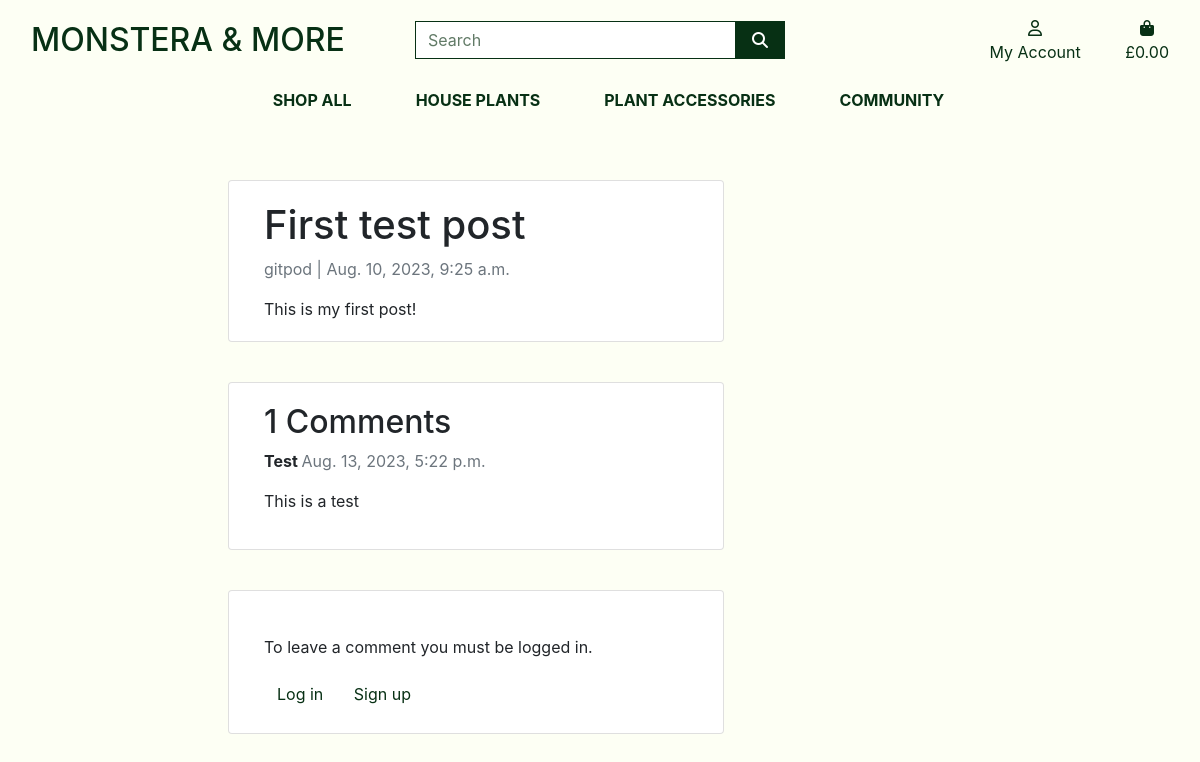
Page /blog/first-test-post/ on the earlier database version.
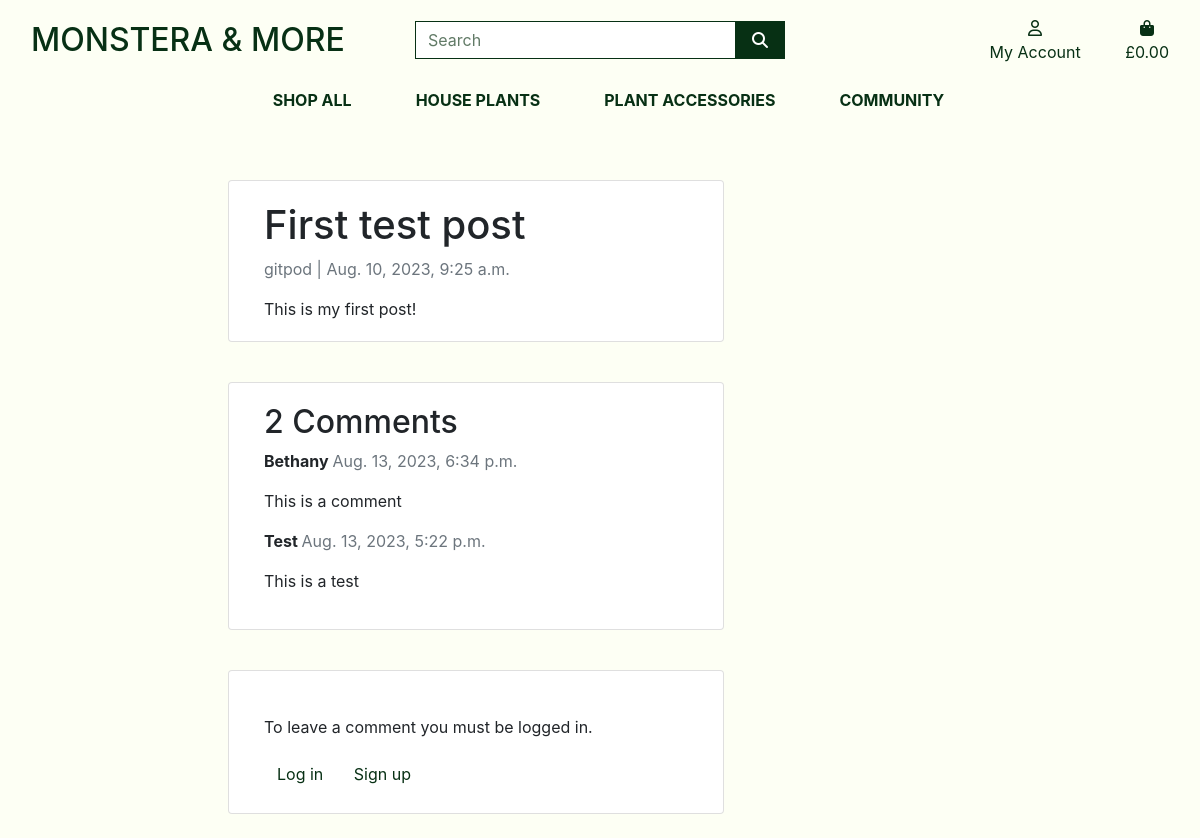
Same page on the later database version.
### blog/models.py (models this page shows, shortened)
class Post(models.Model):
    title = models.CharField(max_length=200, unique=True)
    slug = models.SlugField(max_length=200, unique=True)
    author = models.ForeignKey(User, on_delete= models.CASCADE,related_name='blog_posts')
    content = models.TextField()
    created_on = models.DateTimeField(auto_now_add=True)
    status = models.IntegerField(choices=STATUS, default=0)
    class Meta:
        ordering = ['-created_on']

class Comment(models.Model):
    post = models.ForeignKey(Post, on_delete=models.CASCADE, related_name='comments', default=False)
    name = models.CharField(max_length=80, default="")
    user_id = models.ForeignKey(User, null=True,
                                blank=True, on_delete=models.SET_NULL)
    email = models.EmailField(default="")
    body = models.TextField(null=False, blank=False, default="")
    created_on = models.DateTimeField(auto_now_add=True)
    active = models.BooleanField(default=False)
    class Meta:
        ordering = ['created_on']

### blog/views.py (the view)
# urls.py: path('<slug:slug>/', views.PostDetail, name='post_detail'),
def PostDetail(request, slug):
    template_name = "blog/post_detail.html"
    post = get_object_or_404(Post, slug=slug)
    comments = post.comments.filter(active=True).order_by("-created_on")
    new_comment = None
    if request.method == "POST":
        comment_form = CommentForm(data=request.POST)
        if comment_form.is_valid():
            new_comment = comment_form.save(commit=False)
            new_comment.post = post
            new_comment.save()
    else:
        comment_form = CommentForm()
    return render(
        request,
        template_name,
        {
            "post": post,
            "comments": comments,
            "new_comment": new_comment,
            "comment_form": comment_form,
        },
    )

### blog/forms.py
class CommentForm(forms.ModelForm):
    class Meta:
        model = Comment
        fields = ('name', 'email', 'body')

### bag/contexts.py (called while the page is built, shortened)
def bag_contents(request):
    bag_items = []
    total = 0
    product_count = 0
    bag = request.session.get('bag', {})
    if total < settings.FREE_DELIVERY_THRESHOLD:
        delivery = total * Decimal(settings.STANDARD_DELIVERY_PERCENTAGE / 100)
        free_delivery_delta = settings.FREE_DELIVERY_THRESHOLD - total
    else:
        delivery = 0
        free_delivery_delta = 0
    grand_total = delivery + total
    context = {
        'bag_items': bag_items,
        'total': total,
        'product_count': product_count,
        'delivery': delivery,
        'free_delivery_delta': free_delivery_delta,
        'free_delivery_threshold': settings.FREE_DELIVERY_THRESHOLD,
        'grand_total': grand_total,
    }
    return context

### blog/templates/blog/post_detail.html (shortened to what this page needs)
{% extends "base.html" %}
{% load static %}
{% block page_header %}
<div class="container header-container">
</div>
{% endblock %}
{% block content %}
<div class="container">
  <div class="container">
    <div class="row">
      <div class="col-md-8 card mb-4  mt-3 left  top">
        <div class="card-body">
          <h1>{% block title %} {{ post.title }} {% endblock title %}</h1>
          <p class=" text-muted">{{ post.author }} | {{ post.created_on }}</p>
          <p class="card-text ">{{ post.content | safe }}</p>
        </div>
      </div>
      <div class="col-md-8 card mb-4  mt-3 ">
        <div class="card-body">
          <h2>{{ comments.count }} Comments</h2>
          {% for comment in comments %}
          <div class="comments">
            <p class="font-weight-bold">
              {{ comment.name }}
              <span class=" text-muted font-weight-normal">
                {{ comment.created_on }}
              </span>
            </p>
            {{ comment.body | linebreaks }}
          </div>
          {% endfor %}
        </div>
      </div>
      <div class="col-md-8 card mb-4  mt-3 ">
        <div class="card-body">
          {% if user.is_authenticated %}
            {% if new_comment %}
              <div class="alert alert-success" role="alert">
              Your comment has been submitted and is awaiting approval. Check back soon.
              </div>
            {% else %}
              <h3>Leave a comment</h3>
              <form method="post" action="{% url 'post_detail' post.slug %}">
              {{ comment_form | crispy }}
              {% csrf_token %}
              <button class="btn btn-black rounded-0 btn-lg text-uppercase" type="submit" aria-label="Submit a comment button">Submit<span class="icon">
                <i class="fa-solid fa-plus"></i>
            </span></button>
              </form>
            {% endif %}
          {% else %}
          <div class="mt-4">
            <p>To leave a comment you must be logged in. </p>
            <a class="btn btn-outline-black rounded-0" href="{% url 'account_login' %}">Log in</a>
            <a class="btn btn-outline-black rounded-0" href="{% url 'account_signup' %}">Sign up</a>
          </div>
          {% endif %}
        </div>
      </div>
    </div>
  </div>
  {% endblock %}

### templates/base.html (shortened to what this page needs)
{% load static %}
<!doctype html>
<html lang="en">
<head>
  {% block corecss %}
  <link rel="stylesheet" href="https://stackpath.bootstrapcdn.com/bootstrap/4.4.1/css/bootstrap.min.css"
>
  <link rel="stylesheet" href="{% static 'css/base.css' %}">
  {% endblock %}
</head>
<body>
  <header class="container-fluid fixed-top">
    <div id="topnav" class="row pt-lg-2 d-none d-lg-flex">
      <div class="col-12 col-lg-4 my-auto py-1 py-lg-0 text-center text-lg-left">
        <a href="{% url 'home' %}" class="nav-link main-logo-link">
          <h2 class="logo-font  my-0">Monstera &amp; more</h2>
        </a>
      </div>
      <div class="col-12 col-lg-4 my-auto py-1 py-lg-0">
        <form method="GET" action="{% url 'products' %}">
          <div class="input-group w-100">
            <input class="form-control border border-black rounded-0" type="text" name="q" placeholder="Search">
            <div class="input-group-append">
              <button class="form-control btn btn-black border border-black rounded-0" type="submit">
                <span class="icon">
                  <i class="fas fa-search"></i>
                </span>
              </button>
            </div>
          </div>
        </form>
      </div>
      <div class="col-12 col-lg-4 my-auto py-1 py-lg-0">
        <ul class="list-inline list-unstyled text-center text-lg-right my-0">
          <li class="list-inline-item dropdown">
            <a class="text-black nav-link" href="#" id="user-options" data-toggle="dropdown" aria-haspopup="true"
              aria-expanded="false">
              <div class="text-center">
                <div><i class="fa-regular fa-user"></i></div>
                <p class="my-0">My Account</p>
              </div>
            </a>
          </li>
          <li class="list-inline-item">
            <a class="{% if grand_total %} font-weight-bold{% else %}text-black{% endif %} nav-link"
              href="{% url 'view_bag' %}">
              <div class="text-center">
                <div><i class="fas fa-shopping-bag fa-regular"></i></div>
                <p class="my-0">
                  {% if grand_total %}
                  £{{ grand_total|floatformat:2 }}
                  {% else %}
                  £0.00
                  {% endif %}
                </p>
              </div>
            </a>
          </li>
        </ul>
      </div>
    </div>
    <div class="row">
      <nav class="navbar navbar-expand-lg navbar-light w-100">
        {% include 'includes/mobile-top-header.html' %}
        {% include 'includes/main-nav.html' %}
      </nav>
    </div>
  </header>
  {% block page_header %}
  {% endblock %}
  {% block content %}
  {% endblock %}
</body>
</html>

### templates/includes/mobile-top-header.html (shortened to what this page needs)
<ul>
  </ul>

### templates/includes/main-nav.html (shortened to what this page needs)
<div class="collapse navbar-collapse" id="main-nav">
    <ul class="navbar-nav w-auto mx-auto">
        <li class="nav-item dropdown">
            <a class="logo-font font-weight-bold nav-link text-black mr-5" href="#" id="all-products-link" data-toggle="dropdown" aria-haspopup="true" aria-expanded="false">
                Shop All
            </a>
        </li>
        <li class="nav-item dropdown">
            <a class="logo-font font-weight-bold nav-link text-black mr-5" href="#" id="clothing-link" data-toggle="dropdown" aria-haspopup="true" aria-expanded="false">
                House plants
            </a>
        </li>
        <li class="nav-item dropdown">
            <a class="logo-font font-weight-bold nav-link text-black mr-5" href="#" id="homeware-link" data-toggle="dropdown" aria-haspopup="true" aria-expanded="false">
                Plant Accessories
            </a>
        </li>
        <li class="nav-item ">
            <a class="logo-font font-weight-bold nav-link text-black mr-5" href="{% url 'blog' %}?sort=created_on&direction=desc" id="community-link" >
                Community
            </a>
        </li>
    </ul>
</div>

### static/css/base.css (style rules this page uses)
html { height: 100%; }
body { background-image: url('/media/hero-plant.jpg') ; height: 100vh; background-position: 1% 1%; }
a { color:#073014 ; }
.icon { align-items: center; display: inline-flex; justify-content: center; height: 1.5rem; width: 1.5rem; }
.logo-font { text-transform: uppercase; color:#073014; }
.main-logo-link { width: fit-content; }
.btn-black { background: #073014; color: white; }
.text-black { color: #073014 !important; }
.border-black { border: 1px solid #073014 !important; }
.btn-outline-black { background: white; color: #073014 !important; border: 1px solid 073014; }
input[name='q']::placeholder { color: #617a66; }
@media (min-width: 1200px) { .container { max-width: 80%; } }
@media (min-width: 992px) { .header-container { padding-top: 164px; } }

Differences in the rows shown:
added Comment: name "Bethany", created_on "Aug. 13, 2023, 6:34 p.m.", body "This is a comment"
Other differences:
{{ comments.count }}: "1" → "2"
